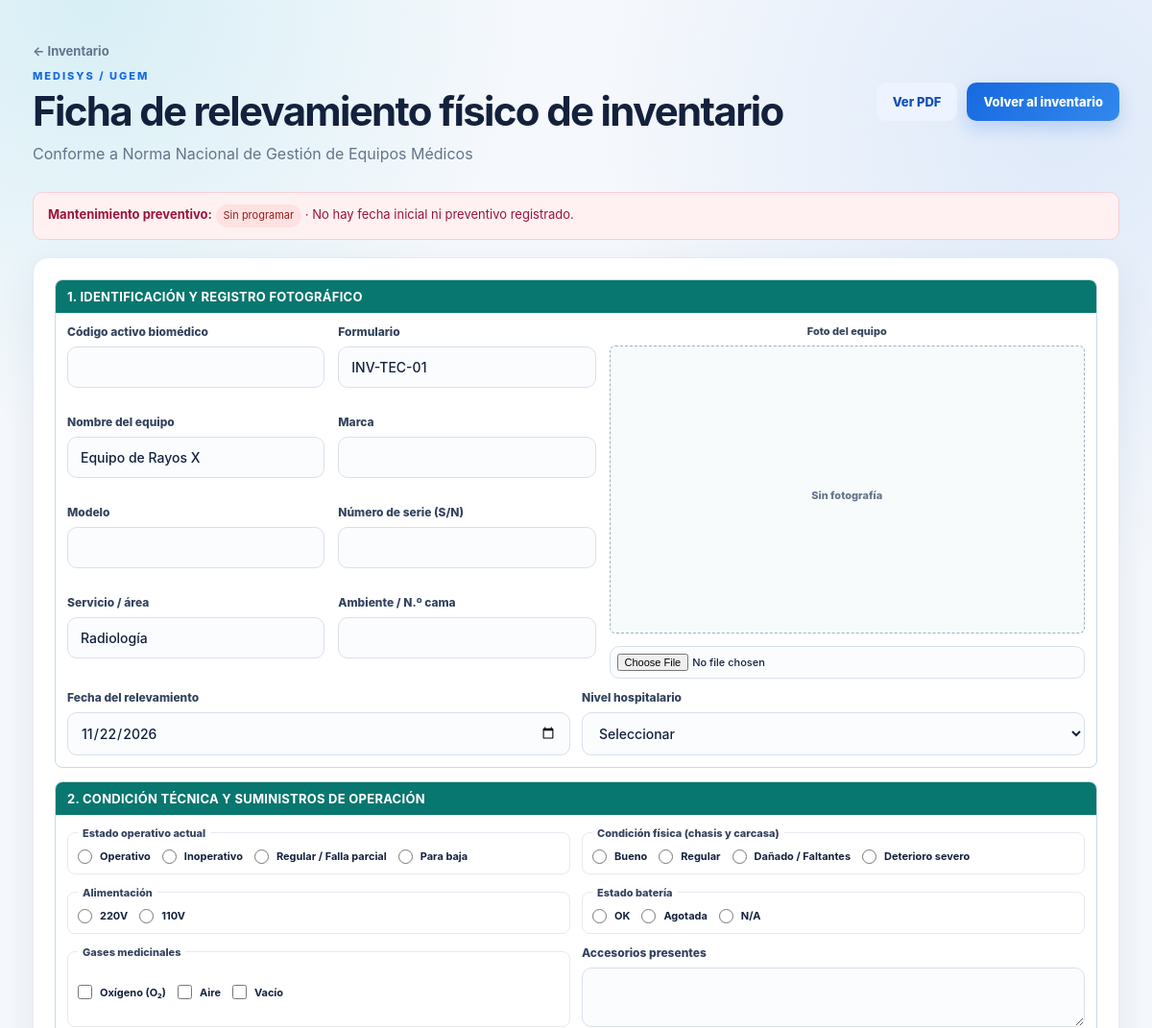
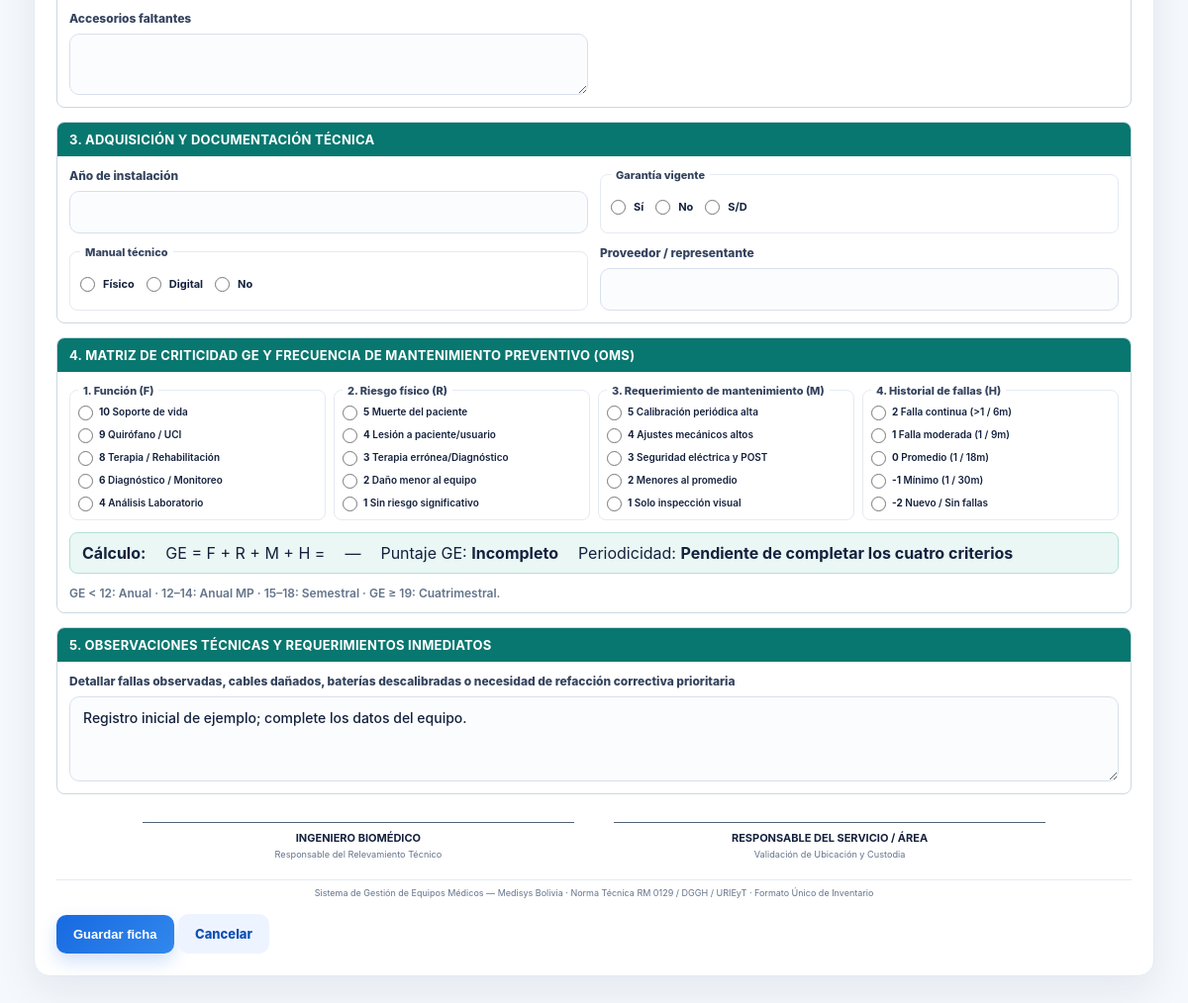
The page /ficha_tecnica.php?id=1 on the database its author committed (2 pictures, top to bottom).
### tables this page shows
CREATE TABLE equipos (
    id INT UNSIGNED AUTO_INCREMENT PRIMARY KEY,
    institucion VARCHAR(160) NOT NULL,
    institucion_prefijo VARCHAR(30) NULL,
    sede VARCHAR(120) NULL,
    servicio VARCHAR(120) NULL,
    frecuencia_mantenimiento ENUM('Anual', 'Semestral', 'Cuatrimestral') NOT NULL DEFAULT 'Anual',
    mes_inicio_mantenimiento TINYINT UNSIGNED NULL,
    ubicacion VARCHAR(160) NULL,
    tipo_equipo VARCHAR(120) NOT NULL,
    marca VARCHAR(100) NULL,
    modelo VARCHAR(100) NULL,
    numero_serie VARCHAR(100) NULL,
    codigo_equipo VARCHAR(100) NULL,
    numero_inventario VARCHAR(100) NULL,
    fabricante VARCHAR(120) NULL,
    anio_fabricacion SMALLINT UNSIGNED NULL,
    estado ENUM('Activo', 'Fuera de servicio', 'En mantenimiento') NOT NULL DEFAULT 'Activo',
    observaciones TEXT NULL,
    descripcion TEXT NULL,
    fecha_relevamiento DATE NULL,
    nivel_hospital ENUM('II', 'III', 'Amb.') NULL,
    estado_operativo ENUM('Operativo', 'Inoperativo', 'Regular / Falla parcial', 'Para baja') NULL,
    condicion_fisica ENUM('Bueno', 'Regular', 'Dañado / Faltantes', 'Deterioro severo') NULL,
    alimentacion VARCHAR(20) NULL,
    estado_bateria ENUM('OK', 'Agotada', 'N/A') NULL,
    gas_oxigeno TINYINT(1) NOT NULL DEFAULT 0,
    gas_aire TINYINT(1) NOT NULL DEFAULT 0,
    gas_vacio TINYINT(1) NOT NULL DEFAULT 0,
    accesorios_presentes TEXT NULL,
    accesorios_faltantes TEXT NULL,
    anio_instalacion SMALLINT UNSIGNED NULL,
    garantia_vigente ENUM('Sí', 'No', 'S/D') NULL,
    manual_tecnico ENUM('Físico', 'Digital', 'No') NULL,
    proveedor_representante VARCHAR(160) NULL,
    contacto_tecnico VARCHAR(160) NULL,
    criticidad_funcion TINYINT UNSIGNED NULL,
    criticidad_riesgo TINYINT UNSIGNED NULL,
    criticidad_mantenimiento TINYINT UNSIGNED NULL,
    criticidad_historial TINYINT NULL,
    foto_equipo VARCHAR(255) NULL,
    foto_placa VARCHAR(255) NULL,
    creado_en TIMESTAMP NOT NULL DEFAULT CURRENT_TIMESTAMP,
    actualizado_en TIMESTAMP NOT NULL DEFAULT CURRENT_TIMESTAMP ON UPDATE CURRENT_TIMESTAMP,
    UNIQUE KEY uq_equipo_serie (institucion, numero_serie)
);

### config/database.php (called while the page is built, shortened)
<?php
function db(): PDO
{
    static $pdo;
    if ($pdo instanceof PDO) {
        return $pdo;
    }
    $pdo = new PDO(
        'mysql:host=' . DB_HOST . ';dbname=' . DB_NAME . ';charset=utf8mb4',
        DB_USER,
        DB_PASS,
        [
            PDO::ATTR_ERRMODE => PDO::ERRMODE_EXCEPTION,
            PDO::ATTR_DEFAULT_FETCH_MODE => PDO::FETCH_ASSOC,
            PDO::ATTR_EMULATE_PREPARES => false,
        ]
    );
    return $pdo;
}

### config/bootstrap.php (called while the page is built, shortened)
<?php
require_once __DIR__ . '/database.php';
function e(?string $value): string
{
    return htmlspecialchars($value ?? '', ENT_QUOTES, 'UTF-8');
}
function obtenerUltimaFechaPreventivo(PDO $pdo, int $equipoId): ?string
{
    $stmt = $pdo->prepare(
        'SELECT MAX(fecha_reporte)
         FROM reportes
         WHERE equipo_id = ?
           AND FIND_IN_SET(
               "Mantenimiento Preventivo",
               REPLACE(trabajo_realizado, ", ", ",")
           ) > 0'
    );
    $stmt->execute([$equipoId]);
    $fecha = $stmt->fetchColumn();
    return $fecha === false || $fecha === null ? null : (string) $fecha;
}
function mesesPorFrecuenciaPreventivo(string $frecuencia): int
{
    return match ($frecuencia) {
        'Cuatrimestral' => 4,
        'Semestral' => 6,
        'Anual' => 12,
        default => throw new UnexpectedValueException('Frecuencia de mantenimiento no válida.'),
    };
}
function resumenMantenimientoPreventivo(
    ?string $ultimaFecha,
    string $frecuencia,
    ?int $mesInicio,
    ?DateTimeImmutable $hoy = null
): array {
    $intervaloMeses = mesesPorFrecuenciaPreventivo($frecuencia);
    $nombresMeses = [
        1 => 'Enero', 2 => 'Febrero', 3 => 'Marzo', 4 => 'Abril',
        5 => 'Mayo', 6 => 'Junio', 7 => 'Julio', 8 => 'Agosto',
        9 => 'Septiembre', 10 => 'Octubre', 11 => 'Noviembre', 12 => 'Diciembre',
    ];
    if ($ultimaFecha === null || $ultimaFecha === '') {
        return [
            'estado' => $mesInicio === null ? 'Sin programar' : 'Programado',
            'clase' => $mesInicio === null ? 'is-unplanned' : 'is-planned',
            'ultima_fecha' => null,
            'proxima_fecha' => null,
            'mes_inicio' => $mesInicio === null ? null : $nombresMeses[$mesInicio],
        ];
    }
    $fechaUltimo = DateTimeImmutable::createFromFormat('!Y-m-d', $ultimaFecha);
    $fechaProxima = fechaSiguientePreventivo($fechaUltimo, $intervaloMeses);
    $estado = ($hoy ?? new DateTimeImmutable('today')) < $fechaProxima ? 'Al día' : 'Pendiente';
    return [
        'estado' => $estado,
        'clase' => $estado === 'Al día' ? 'is-done' : 'is-pending',
        'ultima_fecha' => $fechaUltimo,
        'proxima_fecha' => $fechaProxima,
        'mes_inicio' => null,
    ];
}

### ficha_tecnica.php (the view, shortened to what this page needs)
<?php
require_once __DIR__ . '/config/bootstrap.php';
$id = filter_var($_GET['id'] ?? null, FILTER_VALIDATE_INT);
$stmt = db()->prepare('SELECT * FROM equipos WHERE id = ?');
$stmt->execute([$id]);
$equipo = $stmt->fetch();
$resumenPreventivo = resumenMantenimientoPreventivo(
    obtenerUltimaFechaPreventivo(db(), $id),
    (string) $equipo['frecuencia_mantenimiento'],
    $equipo['mes_inicio_mantenimiento'] === null ? null : (int) $equipo['mes_inicio_mantenimiento']
);
$funciones = [
    10 => 'Soporte de vida',
    9 => 'Quirófano / UCI',
    8 => 'Terapia / Rehabilitación',
    6 => 'Diagnóstico / Monitoreo',
    4 => 'Análisis Laboratorio',
];
$riesgos = [
    5 => 'Muerte del paciente',
    4 => 'Lesión a paciente/usuario',
    3 => 'Terapia errónea/Diagnóstico',
    2 => 'Daño menor al equipo',
    1 => 'Sin riesgo significativo',
];
$mantenimientos = [
    5 => 'Calibración periódica alta',
    4 => 'Ajustes mecánicos altos',
    3 => 'Seguridad eléctrica y POST',
    2 => 'Menores al promedio',
    1 => 'Solo inspección visual',
];
$historiales = [
    2 => 'Falla continua (>1 / 6m)',
    1 => 'Falla moderada (1 / 9m)',
    0 => 'Promedio (1 / 18m)',
    -1 => 'Mínimo (1 / 30m)',
    -2 => 'Nuevo / Sin fallas',
];
$gases = [
    'gas_oxigeno' => 'Oxígeno (O₂)',
    'gas_aire' => 'Aire',
    'gas_vacio' => 'Vacío',
];
$fechaRelevamiento = $equipo['fecha_relevamiento'] ?: date('Y-m-d');
?>
<!doctype html>
<html lang="es">
<head><meta charset="utf-8"><meta name="viewport" content="width=device-width, initial-scale=1"><title>Ficha técnica - <?= e($equipo['tipo_equipo']) ?></title><link rel="stylesheet" href="assets/app.css?v=20261014-1"></head>
<body><main class="container technical-sheet">
<header class="page-header sheet-toolbar"><div><a class="back-link" href="inventarios.php">← Inventario</a><p class="eyebrow">MEDISYS / UGEM</p><h1>Ficha de relevamiento físico de inventario</h1><p class="muted">Conforme a Norma Nacional de Gestión de Equipos Médicos</p></div><div class="actions no-print"><a class="button secondary" href="ficha_tecnica_pdf.php?id=<?= (int) $equipo['id'] ?>" target="_blank" rel="noopener">Ver PDF</a><a class="button" href="inventarios.php">Volver al inventario</a></div></header>
<p class="maintenance-notice <?= e($resumenPreventivo['clase']) ?>"><strong>Mantenimiento preventivo:</strong> <span class="maintenance-status <?= e($resumenPreventivo['clase']) ?>"><?= e($resumenPreventivo['estado']) ?></span><?php if ($resumenPreventivo['ultima_fecha'] !== null): ?> · Último realizado: <?= e($resumenPreventivo['ultima_fecha']->format('d/m/Y')) ?> · Próximo: <?= e($resumenPreventivo['proxima_fecha']->format('d/m/Y')) ?><?php elseif ($resumenPreventivo['mes_inicio'] !== null): ?> · Inicio programado: <?= e($resumenPreventivo['mes_inicio']) ?> (aún no hay preventivo registrado)<?php else: ?> · No hay fecha inicial ni preventivo registrado.<?php endif; ?></p>
<form method="post" action="guardar_ficha_tecnica.php" enctype="multipart/form-data" class="technical-form" id="ficha-form">
<section class="sheet-section">
<h2>1. Identificación y registro fotográfico</h2>
<div class="sheet-identity">
<div class="sheet-fields">
<label>Código activo biomédico<input name="codigo_equipo" maxlength="100" value="<?= e($equipo['codigo_equipo']) ?>"></label>
<label>Formulario<input value="INV-TEC-01" readonly></label>
<label>Nombre del equipo<input id="nombre-equipo-pdf" value="<?= e($equipo['tipo_equipo']) ?>" readonly></label>
<label>Marca<input value="<?= e($equipo['marca']) ?>" readonly></label>
<label>Modelo<input value="<?= e($equipo['modelo']) ?>" readonly></label>
<label>Número de serie (S/N)<input value="<?= e($equipo['numero_serie']) ?>" readonly></label>
<label>Servicio / área<input value="<?= e($equipo['servicio']) ?>" readonly></label>
<label>Ambiente / N.º cama<input name="ubicacion" maxlength="160" value="<?= e($equipo['ubicacion']) ?>"></label>
</div>
<div class="sheet-photos">
<?php foreach (['foto_equipo' => 'Foto del equipo'] as $campoFoto => $etiquetaFoto): ?>
<label class="photo-field"><?= e($etiquetaFoto) ?>
<span class="photo-preview"><?php if ($equipo[$campoFoto] !== null): ?><img src="<?= e($equipo[$campoFoto]) ?>" alt="<?= e($etiquetaFoto) ?>"><?php else: ?><span class="muted no-print">Sin fotografía</span><?php endif; ?></span>
<input class="no-print" type="file" name="<?= e($campoFoto) ?>" accept="image/jpeg,image/png,image/webp">
</label>
<?php endforeach; ?>
</div>
</div>
<div class="sheet-meta">
<label>Fecha del relevamiento<input type="date" name="fecha_relevamiento" required value="<?= e($fechaRelevamiento) ?>"></label>
<label>Nivel hospitalario<select name="nivel_hospital"><option value="">Seleccionar</option></select></label>
</div>
</section>
<section class="sheet-section">
<h2>2. Condición técnica y suministros de operación</h2>
<div class="sheet-grid">
<fieldset class="sheet-choice-group"><legend>Estado operativo actual</legend><?php foreach (['Operativo', 'Inoperativo', 'Regular / Falla parcial', 'Para baja'] as $estadoOperativo): ?><label class="check-item"><input type="radio" name="estado_operativo" value="<?= e($estadoOperativo) ?>"<?= $equipo['estado_operativo'] === $estadoOperativo ? ' checked' : '' ?>><?= e($estadoOperativo) ?></label><?php endforeach; ?></fieldset>
<fieldset class="sheet-choice-group"><legend>Condición física (chasis y carcasa)</legend><?php foreach (['Bueno', 'Regular', 'Dañado / Faltantes', 'Deterioro severo'] as $condicion): ?><label class="check-item"><input type="radio" name="condicion_fisica" value="<?= e($condicion) ?>"<?= $equipo['condicion_fisica'] === $condicion ? ' checked' : '' ?>><?= e($condicion) ?></label><?php endforeach; ?></fieldset>
<fieldset class="sheet-choice-group"><legend>Alimentación</legend><?php foreach (['220V', '110V'] as $voltaje): ?><label class="check-item"><input type="radio" name="alimentacion" value="<?= e($voltaje) ?>"<?= $equipo['alimentacion'] === $voltaje ? ' checked' : '' ?>><?= e($voltaje) ?></label><?php endforeach; ?></fieldset>
<fieldset class="sheet-choice-group"><legend>Estado batería</legend><?php foreach (['OK', 'Agotada', 'N/A'] as $bateria): ?><label class="check-item"><input type="radio" name="estado_bateria" value="<?= e($bateria) ?>"<?= $equipo['estado_bateria'] === $bateria ? ' checked' : '' ?>><?= e($bateria) ?></label><?php endforeach; ?></fieldset>
<fieldset class="sheet-choice-group"><legend>Gases medicinales</legend><?php foreach ($gases as $campoGas => $etiquetaGas): ?><label class="check-item"><input type="checkbox" name="gases[]" value="<?= e($campoGas) ?>"<?= (bool) $equipo[$campoGas] ? ' checked' : '' ?>><?= e($etiquetaGas) ?></label><?php endforeach; ?></fieldset>
<label>Accesorios presentes<textarea name="accesorios_presentes"><?= e($equipo['accesorios_presentes']) ?></textarea></label>
<label>Accesorios faltantes<textarea name="accesorios_faltantes"><?= e($equipo['accesorios_faltantes']) ?></textarea></label>
</div>
</section>
<section class="sheet-section">
<h2>3. Adquisición y documentación técnica</h2>
<div class="sheet-grid">
<label>Año de instalación<input type="number" name="anio_instalacion" min="1" max="65535" value="<?= e((string) $equipo['anio_instalacion']) ?>"></label>
<fieldset class="sheet-choice-group"><legend>Garantía vigente</legend><?php foreach (['Sí', 'No', 'S/D'] as $garantia): ?><label class="check-item"><input type="radio" name="garantia_vigente" value="<?= e($garantia) ?>"<?= $equipo['garantia_vigente'] === $garantia ? ' checked' : '' ?>><?= e($garantia) ?></label><?php endforeach; ?></fieldset>
<fieldset class="sheet-choice-group"><legend>Manual técnico</legend><?php foreach (['Físico', 'Digital', 'No'] as $manual): ?><label class="check-item"><input type="radio" name="manual_tecnico" value="<?= e($manual) ?>"<?= $equipo['manual_tecnico'] === $manual ? ' checked' : '' ?>><?= e($manual) ?></label><?php endforeach; ?></fieldset>
<label>Proveedor / representante<input name="proveedor_representante" maxlength="160" value="<?= e($equipo['proveedor_representante']) ?>"></label>
</div>
</section>
<section class="sheet-section">
<h2>4. Matriz de criticidad GE y frecuencia de mantenimiento preventivo (OMS)</h2>
<div class="criticality-grid">
<?php foreach ([
    'criticidad_funcion' => ['1. Función (F)', $funciones],
    'criticidad_riesgo' => ['2. Riesgo físico (R)', $riesgos],
    'criticidad_mantenimiento' => ['3. Requerimiento de mantenimiento (M)', $mantenimientos],
    'criticidad_historial' => ['4. Historial de fallas (H)', $historiales],
] as $campoCriterio => [$tituloCriterio, $opcionesCriterio]): ?>
<fieldset class="criticality-column"><legend><?= e($tituloCriterio) ?></legend>
<?php foreach ($opcionesCriterio as $puntos => $descripcionCriterio): ?><label class="check-item"><input type="radio" name="<?= e($campoCriterio) ?>" value="<?= (int) $puntos ?>" data-criticality="<?= e($campoCriterio) ?>"<?= (string) $equipo[$campoCriterio] === (string) $puntos ? ' checked' : '' ?>><span><strong><?= (int) $puntos ?></strong> <?= e($descripcionCriterio) ?></span></label><?php endforeach; ?>
</fieldset>
<?php endforeach; ?>
</div>
<div class="criticality-result"><strong>Cálculo:</strong> GE = F + R + M + H = <span id="criticality-score"></span><span>Puntaje GE: <strong id="criticality-grade"></strong></span><span>Periodicidad: <strong id="criticality-period"></strong></span></div>
<p class="read-only-note">GE &lt; 12: Anual · 12–14: Anual MP · 15–18: Semestral · GE ≥ 19: Cuatrimestral.</p>
</section>
<section class="sheet-section">
<h2>5. Observaciones técnicas y requerimientos inmediatos</h2>
<label class="wide">Detallar fallas observadas, cables dañados, baterías descalibradas o necesidad de refacción correctiva prioritaria<textarea name="observaciones" class="observations-field"><?= e($equipo['observaciones']) ?></textarea></label>
</section>
<section class="sheet-signatures">
<div><span></span><strong>INGENIERO BIOMÉDICO</strong><small>Responsable del Relevamiento Técnico</small></div>
<div><span></span><strong>RESPONSABLE DEL SERVICIO / ÁREA</strong><small>Validación de Ubicación y Custodia</small></div>
</section>
<footer class="sheet-footer">Sistema de Gestión de Equipos Médicos — Medisys Bolivia · Norma Técnica RM 0129 / DGGH / URIEyT · Formato Único de Inventario</footer>
<div class="sheet-actions no-print"><button class="button" type="submit">Guardar ficha</button> <a class="button secondary" href="inventarios.php">Cancelar</a></div>
</form>
</main>
</body></html>

### rows shown on the page
equipos: tipo_equipo "Equipo de Rayos X", servicio "Radiología", fecha_relevamiento "11/22/2026", estado_operativo "☐ Operativo", estado_operativo "☐ Inoperativo", estado_operativo "☐ Regular / Falla parcial", estado_operativo "☐ Para baja", condicion_fisica "☐ Bueno", condicion_fisica "☐ Regular", condicion_fisica "☐ Dañado / Faltantes", condicion_fisica "☐ Deterioro severo", alimentacion "☐ 220V", alimentacion "☐ 110V", estado_bateria "☐ OK", estado_bateria "☐ Agotada", estado_bateria "☐ N/A", garantia_vigente "☐ Sí", garantia_vigente "☐ No", garantia_vigente "☐ S/D", manual_tecnico "☐ Físico", manual_tecnico "☐ Digital", manual_tecnico "☐ No", criticidad_funcion "☐ 10 Soporte de vida", criticidad_funcion "☐ 9 Quirófano / UCI", criticidad_funcion "☐ 8 Terapia / Rehabilitación", criticidad_funcion "☐ 6 Diagnóstico / Monitoreo", criticidad_funcion "☐ 4 Análisis Laboratorio", criticidad_riesgo "☐ 5 Muerte del paciente", criticidad_riesgo "☐ 4 Lesión a paciente/usuario", criticidad_riesgo "☐ 3 Terapia errónea/Diagnóstico", criticidad_riesgo "☐ 2 Daño menor al equipo", criticidad_riesgo "☐ 1 Sin riesgo significativo", criticidad_mantenimiento "☐ 5 Calibración periódica alta", criticidad_mantenimiento "☐ 4 Ajustes mecánicos altos", criticidad_mantenimiento "☐ 3 Seguridad eléctrica y POST", criticidad_mantenimiento "☐ 2 Menores al promedio", criticidad_mantenimiento "☐ 1 Solo inspección visual", criticidad_historial "☐ 2 Falla continua (>1 / 6m)", criticidad_historial "☐ 1 Falla moderada (1 / 9m)", criticidad_historial "☐ 0 Promedio (1 / 18m)", criticidad_historial "☐ -1 Mínimo (1 / 30m)", criticidad_historial "☐ -2 Nuevo / Sin fallas", observaciones "Registro inicial de ejemplo; complete los datos del equipo."

### other values the page prints
$resumenPreventivo['estado'] "Sin programar"
$etiquetaFoto "Foto del equipo"
$estadoOperativo "Operativo"
$estadoOperativo "Inoperativo"
$estadoOperativo "Regular / Falla parcial"
$estadoOperativo "Para baja"
$condicion "Bueno"
$condicion "Regular"
$condicion "Dañado / Faltantes"
$condicion "Deterioro severo"
$voltaje "220V"
$voltaje "110V"
$bateria "OK"
$bateria "Agotada"
$bateria "N/A"
